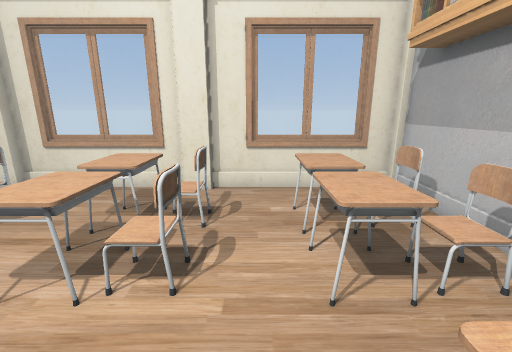
View 1 (above)

14 first-person views from a walk through a 3-D level made in the Unity game engine. The camera is 1.5 m above the floor, tilts 14° down and sees 90° across. The floor is counted in squares, 0.5 m on a side. Each view is taken from the middle of a square. On the plan, view 1 faces up. The plan holds only what a view shows up to about 19 squares ahead; the rest is blank. The player is left out. Some surface patterns are stand-ins.

View 2
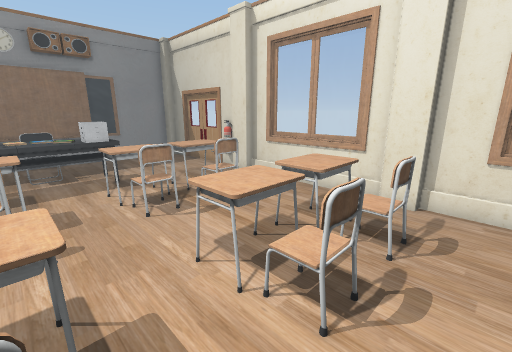

View 3
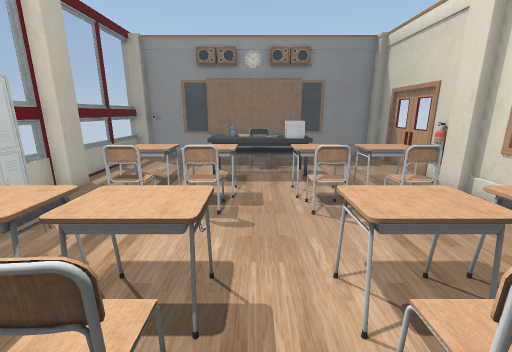

View 4
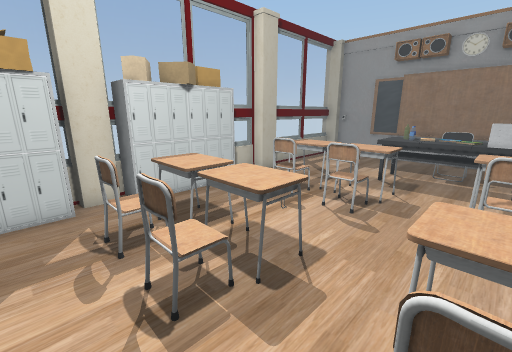

View 5
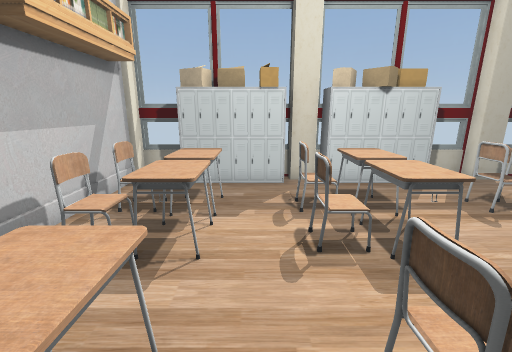

View 6
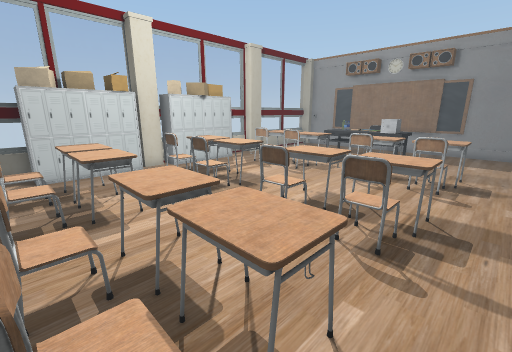

View 7
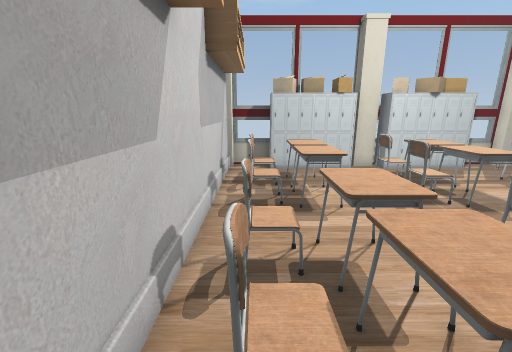

View 8
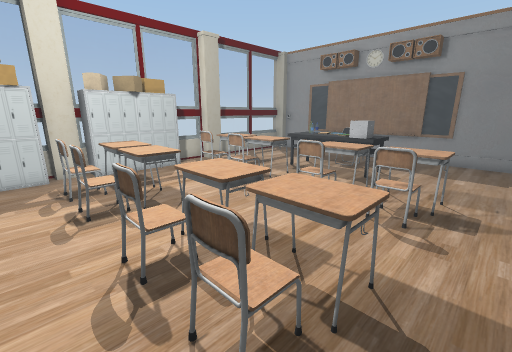

View 9
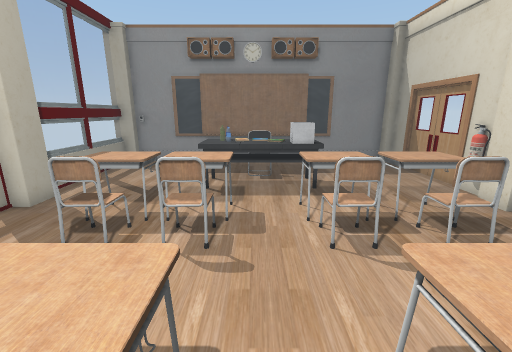

View 10
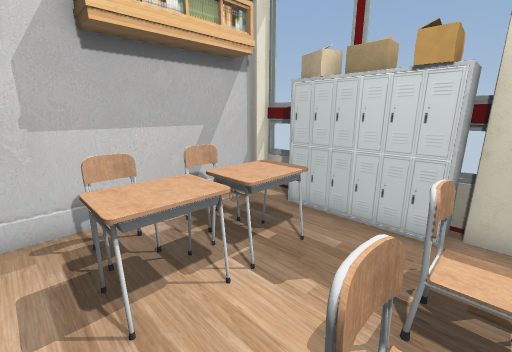

View 11
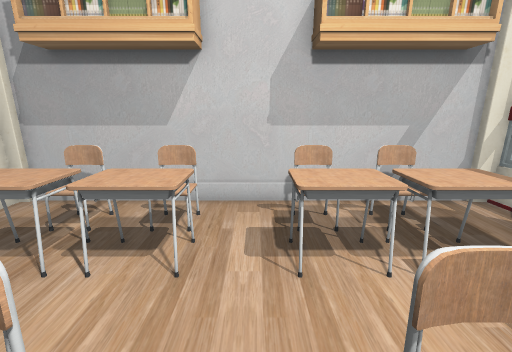

View 12
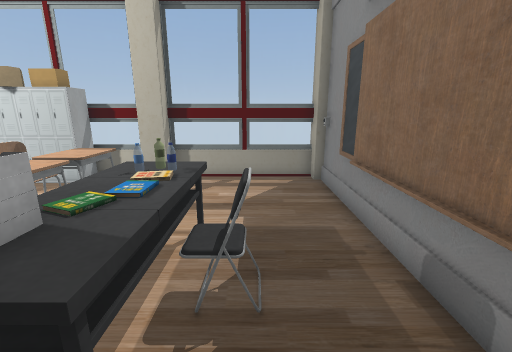

View 13
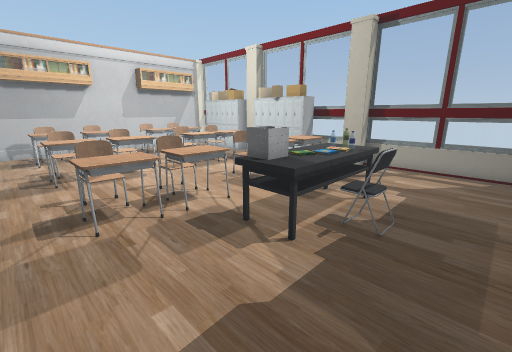

View 14
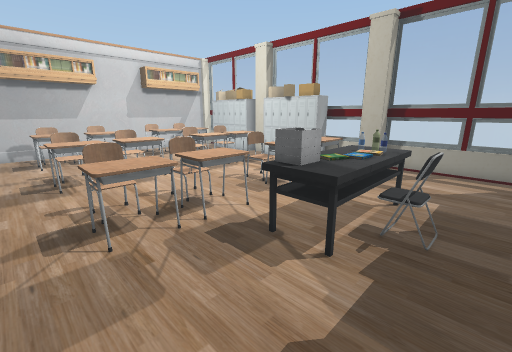

### Floor plan
Key: @ floor where view 1 was taken; # wall or solid block; . main floor; : floor 0.5 m higher than the main floor; = window, fence, low wall or low ledge; O other object.
Columns run from 19 left of view 1 to 6 right of it. Each row starts with its distance up from view 1.
 11      #   O   #  OO   #
 10  ###=#=##O#==#=##O##=#=##
  9  #......................#
  8  #.......OO....OO...OO..#
  7  #.......OOOO..OOOO.OOOO#
  6  #.......OO....OO...OOOO#
  5  #.....=.OO....OO...OOO.#
  4  #....OO.OOO...OOOO.OOOO#
  3  #..O=O#.OO....OO...OO..#
  2  #..O:O=................#
  1  #...#O=.OO....OO...OOOO##
  0  #...=#=.OOOO..OOOO@OOOO##
 -1  #.......OO....OO...OOO..#
 -2  #.......OOOO..OOOO.OOOO##
 -3  #.......OO....OO...OOO.##
 -4  #......................#
 -5  O..........OOOOOOOOOOO.#
 -6 OO#######O##O   #O#   O##

Positions as (right, up) in squares from view 1, and headings:
1: (0, 0), facing up
2: (0, 1), facing up-left
3: (0, 2), facing left
4: (0, 4), facing down-left
5: (0, 6), facing down
6: (4, 9), facing down-left
7: (4, 9), facing down
8: (0, 9), facing down-left
9: (-2, 2), facing left
10: (-2, 2), facing down-right
11: (-3, 2), facing right
12: (-15, 6), facing down
13: (-17, 9), facing down-right
14: (-16, 9), facing down-right
